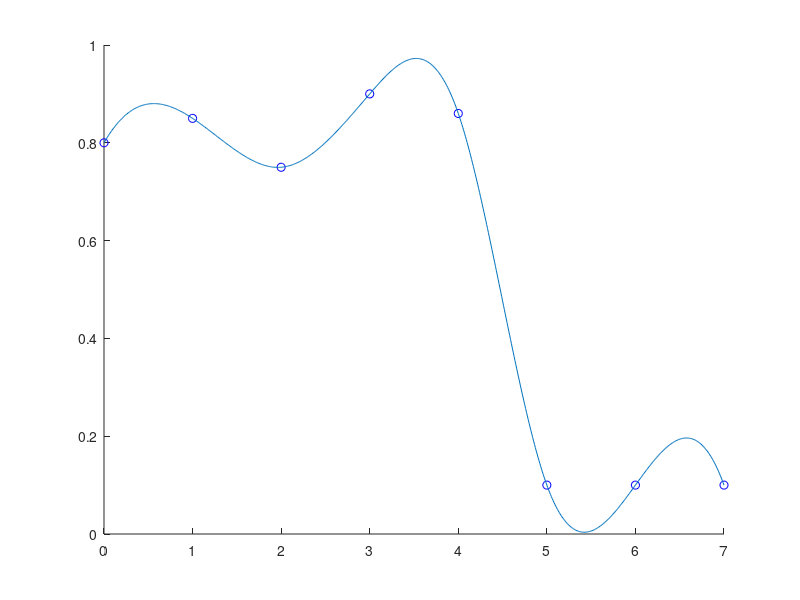

Reproduce this figure in MATLAB.
clear;
clc;
close all;

y_raw = [0.6 0.75 0.75 0.1 0.1];
y_raw = [0.8 0.85 0.75 0.9 0.86 0.1 0.1 0.1];
x_raw = 0:length(y_raw)-1;
x_continous = 0:0.01:length(y_raw)-1;
y_continous = spline(x_raw, y_raw, x_continous);

hold on;
plot(x_raw, y_raw, 'bo');
plot(x_continous, y_continous);
